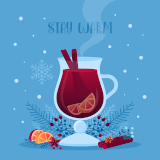
//> input picture opencv/sharpen/anise.png, 160 x 160 px
$ ./sharpen anise.png   (built with g++ and OpenCV 4)
//> lines starting //> are read from the running program, lines starting //| are printed output that depends on the picture; after the words box and inside, x2 and y2 are one past the last pixel; in counts of white or black regions, pixels touching at a corner belong together
#include <opencv2/imgcodecs.hpp>
#include <opencv2/highgui.hpp>
#include <opencv2/imgproc.hpp>
#include <iostream>

using namespace std;
using namespace cv;

static void Sharpen(const Mat & image, Mat & result);

int main(int argc, char ** argv)
{
  if(argc < 2)
  {
    cout << "image path is not described."<<endl;
    return -1;
  }
  const char * name = argv[1];

  Mat src;
  Mat dest;

  if(argc >= 3 && !strcmp("G", argv[2]))
  {
    src = imread(name, IMREAD_GRAYSCALE);
  }
  else
  {
    src = imread(name, IMREAD_COLOR);
//> src is the input picture: 160 rows x 160 cols, CV_8UC3; mean B, G, R 196.7, 153.3, 98
  }

  if(src.empty())
  {
    cerr << "can't open image [" << name << "]" <<endl;
    return -1;
  }

  namedWindow("input", WINDOW_AUTOSIZE);
  namedWindow("output", WINDOW_AUTOSIZE);

  imshow("input", src);
  double t = (double) getTickCount();

  Sharpen(src, dest);

  t = ((double) getTickCount() - t) / getTickFrequency();
  cout << "Hand written function time passed in seconds: " << t << endl;

  imshow("output", dest);

  waitKey(0);
  return 0;
}

static void Sharpen(const Mat & image, Mat & result)
{
  CV_Assert(image.depth() == CV_8U);  // accept only uchar images
  const int nChannels = image.channels();
//> nChannels = 3
  result.create(image.size(), image.type());

  for(int i = 1; i < image.rows - 1; ++i)
  {
    const uchar * previous = image.ptr<uchar>(i - 1);
    const uchar * current  = image.ptr<uchar>(i    );
    const uchar * next     = image.ptr<uchar>(i + 1);

    uchar * output = result.ptr<uchar>(i);

    for(int j = nChannels; j < nChannels * (image.cols - 1); ++j)
    {
      *output++ = saturate_cast<uchar>(5 * current[j] - current[j - nChannels] - current[j + nChannels] - previous[j] - next[j]);
    }
  }
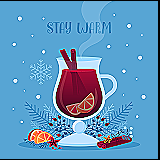
//> result: 160 rows x 160 cols, CV_8UC3; mean B, G, R 190.3, 150.2, 96.4

  result.row(0).setTo(Scalar(0));
  result.row(result.rows - 1).setTo(Scalar(0));
  result.col(0).setTo(Scalar(0));
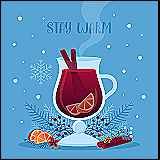
//> result: 160 rows x 160 cols, CV_8UC3; 0.62% of pixels changed, all inside (x1, y1, x2, y2) = (0, 1, 1, 159)
  result.col(result.cols - 1).setTo(Scalar(0));
}
